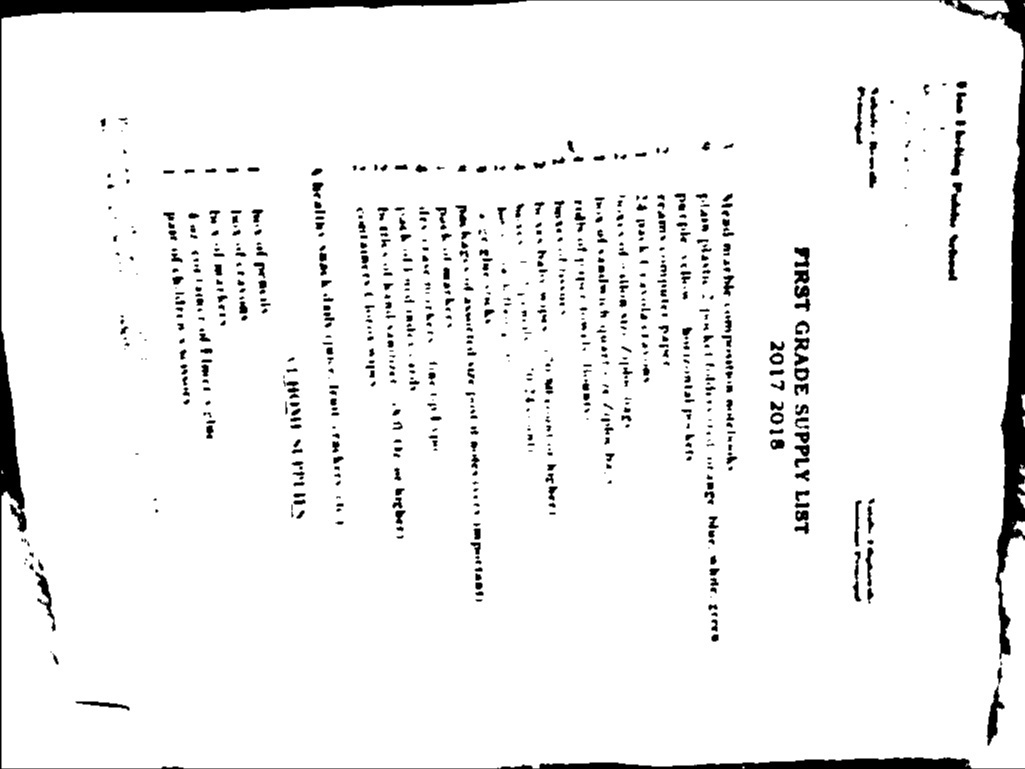
#> input picture OldTestData/images/0703.jpeg, 1025 x 769 px, found by its file name; its folder holds only this picture in this run
$ python resizer.py
#> lines starting #> are read from the running program, lines starting #| are printed output that depends on the picture
import os
import cv2
from joblib import Parallel, delayed

def sample_process(imn):
#> called with imn = '0703.jpeg'
	imx = cv2.imread('images/'+ imn)
#> imx is the input picture: shape (769, 1025, 3); min 0, max 255, mean 240.9
	imx = cv2.cvtColor(imx, cv2.COLOR_BGR2GRAY)
#> imx: shape (769, 1025)
	imx = cv2.resize(imx, (50, 70))
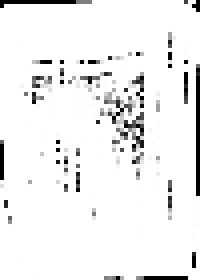
#> imx: shape (70, 50) (shown 4 times larger); min 0, max 255, mean 239.2
	cv2.imwrite('resized/'+ imn, imx)
	print('Done: ', imn)

if __name__ == "__main__":
	Parallel(n_jobs=4)(delayed(sample_process)(imn) for imn in os.listdir('images/'))

$ run again, on OldTestData/images/1409.jpeg
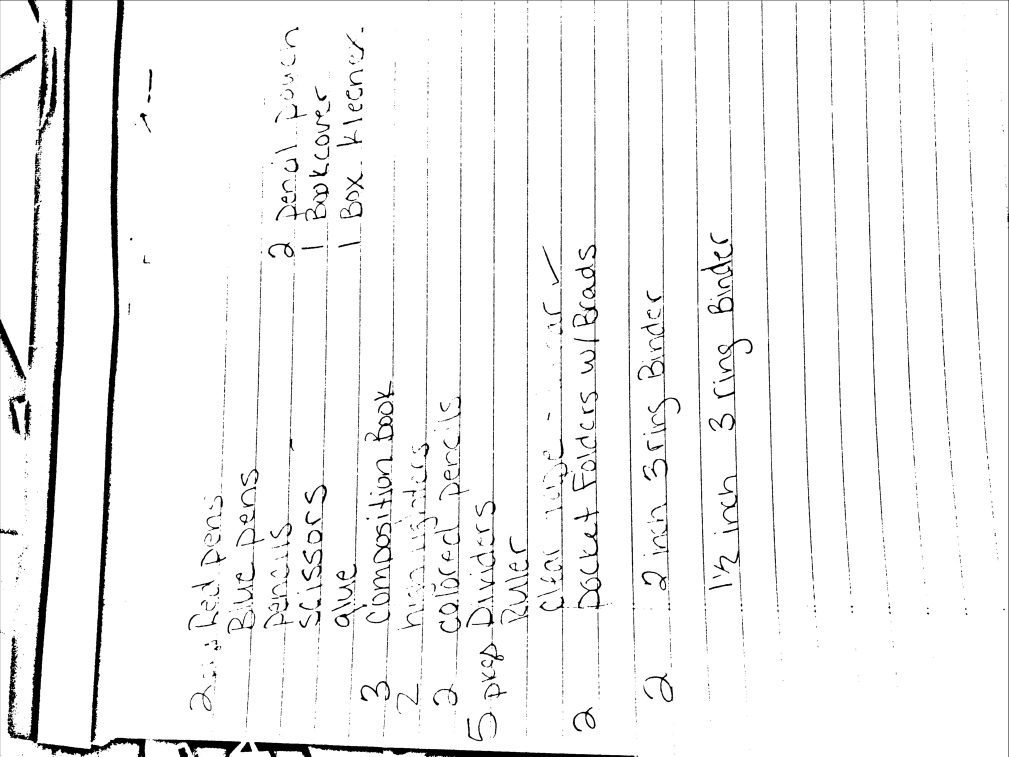
#> input picture OldTestData/images/1409.jpeg, 4033 x 3025 px, found by its file name (shown at 1/4 size)
#> in sample_process, imx is the input picture: shape (3025, 4033, 3); min 0, max 255, mean 243.6
#> in sample_process, `imx = cv2.resize(imx, (50, 70))`:
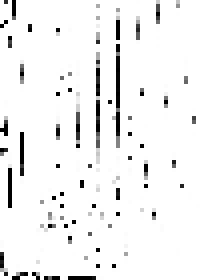
#> imx: shape (70, 50) (shown 4 times larger); min 0, max 255, mean 241.6

$ run again, on OldTestData/images/2100.jpeg
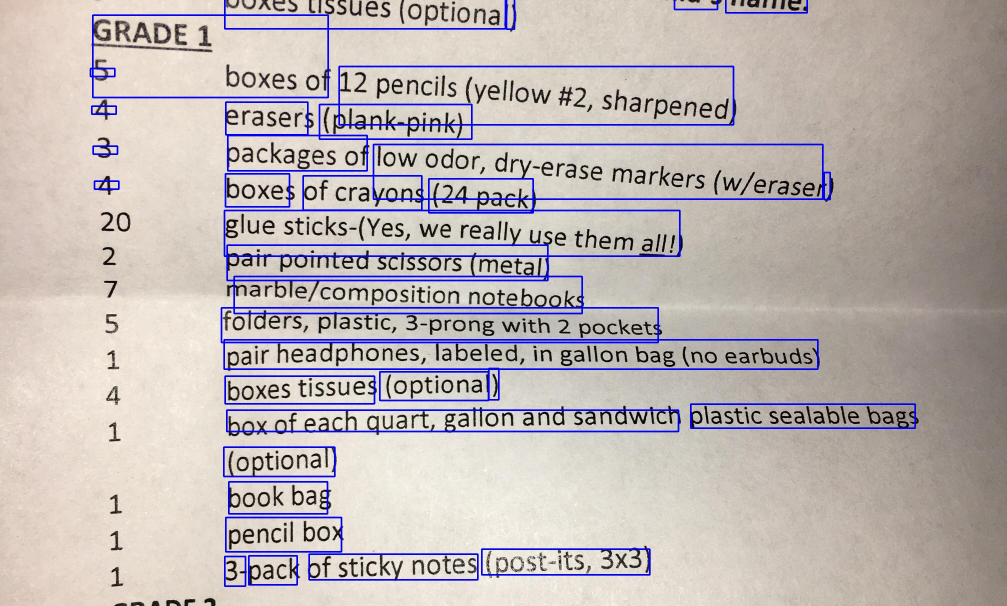
#> input picture OldTestData/images/2100.jpeg, 3021 x 1817 px, found by its file name (shown at 1/3 size)
#> in sample_process, imx is the input picture: shape (1817, 3021, 3); mean B, G, R 181, 181.6, 190
#> in sample_process, `imx = cv2.cvtColor(imx, cv2.COLOR_BGR2GRAY)`:
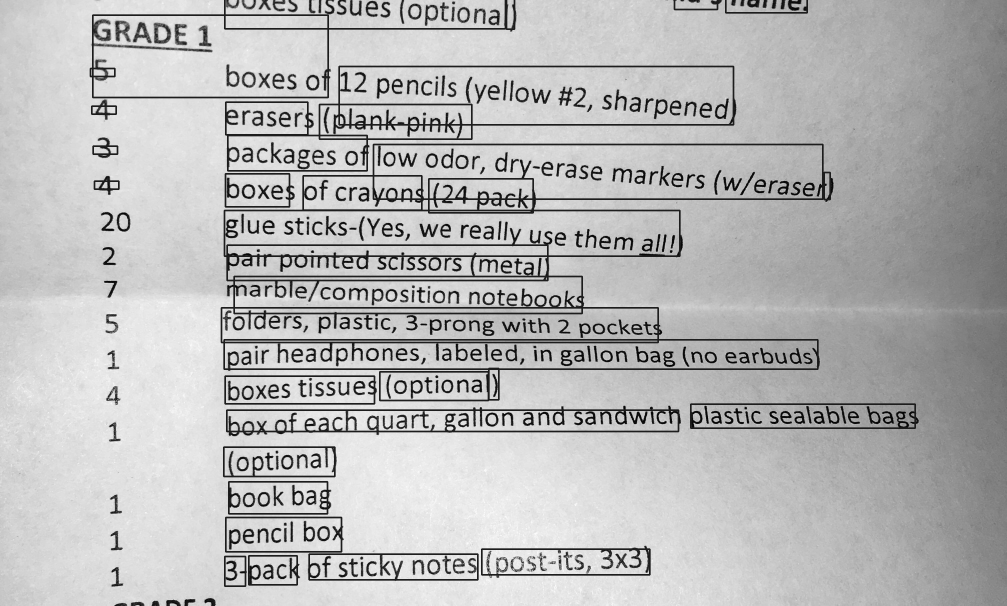
#> imx: shape (1817, 3021) (shown at 1/3 size); min 0, max 255, mean 184.1
#> in sample_process, `imx = cv2.resize(imx, (50, 70))`:
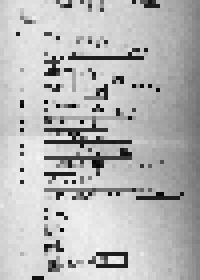
#> imx: shape (70, 50) (shown 4 times larger); min 3, max 245, mean 183.6
